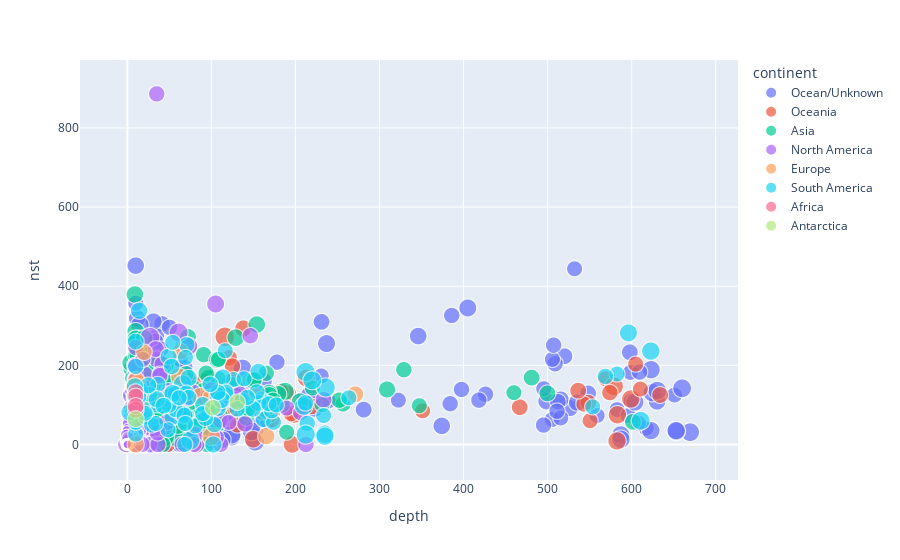

The code cell stored with this chart in its notebook:
### Code cell
#Showing the realtionship between the depth of the activity and the nst with the 
#Continent as the colours.
fig = px.scatter(df, x="depth", y="nst", color='continent', size= 'magnitude')
fig.show()

### Figure 1 — Plotly figure (JSON) as saved in the notebook; plotly's stock layout.template omitted (floating-point values rounded to 4 significant figures; data arrays with more than 128 entries replaced by an {"elided": "..."} marker saying what was removed)
{"data": [{"hovertemplate": "continent=Ocean/Unknown<br>depth=%{x}<br>nst=%{y}<br>magnitude=%{marker.size}<extra></extra>", "legendgroup": "Ocean/Unknown", "marker": {"color": "#636efa", "size": {"elided": "949 float values"}, "sizemode": "area", "sizeref": 0.0195, "symbol": "circle"}, "mode": "markers", "name": "Ocean/Unknown", "showlegend": true, "type": "scattergl", "x": {"elided": "949 float values"}, "xaxis": "x", "y": {"elided": "949 int values"}, "yaxis": "y"}, {"hovertemplate": "continent=Oceania<br>depth=%{x}<br>nst=%{y}<br>magnitude=%{marker.size}<extra></extra>", "legendgroup": "Oceania", "marker": {"color": "#EF553B", "size": {"elided": "190 float values"}, "sizemode": "area", "sizeref": 0.0195, "symbol": "circle"}, "mode": "markers", "name": "Oceania", "showlegend": true, "type": "scattergl", "x": {"elided": "190 float values"}, "xaxis": "x", "y": {"elided": "190 int values"}, "yaxis": "y"}, {"hovertemplate": "continent=Asia<br>depth=%{x}<br>nst=%{y}<br>magnitude=%{marker.size}<extra></extra>", "legendgroup": "Asia", "marker": {"color": "#00cc96", "size": {"elided": "399 float values"}, "sizemode": "area", "sizeref": 0.0195, "symbol": "circle"}, "mode": "markers", "name": "Asia", "showlegend": true, "type": "scattergl", "x": {"elided": "399 float values"}, "xaxis": "x", "y": {"elided": "399 int values"}, "yaxis": "y"}, {"hovertemplate": "continent=North America<br>depth=%{x}<br>nst=%{y}<br>magnitude=%{marker.size}<extra></extra>", "legendgroup": "North America", "marker": {"color": "#ab63fa", "size": {"elided": "3152 float values"}, "sizemode": "area", "sizeref": 0.0195, "symbol": "circle"}, "mode": "markers", "name": "North America", "showlegend": true, "type": "scattergl", "x": {"elided": "3152 float values"}, "xaxis": "x", "y": {"elided": "3152 int values"}, "yaxis": "y"}, {"hovertemplate": "continent=Europe<br>depth=%{x}<br>nst=%{y}<br>magnitude=%{marker.size}<extra></extra>", "legendgroup": "Europe", "marker": {"color": "#FFA15A", "size": [5.8, 6.7, 6.7, 5.1, 5.6, 5, 5.8, 5, 5.5, 5.1, 5.2, 5.5, 5, 5.6, 5.1, 5.5, 5.3, 5.5, 5.2, 5.3, 5.4, 5, 5.4, 5.7], "sizemode": "area", "sizeref": 0.0195, "symbol": "circle"}, "mode": "markers", "name": "Europe", "showlegend": true, "type": "scattergl", "x": [86.44, 99.7, 100, 10, 10, 10, 165.3, 13.14, 61.33, 35.71, 20.26, 63, 17.67, 8, 153.2, 271.2, 19.78, 10.48, 10, 8.819, 10.93, 10, 10, 10], "xaxis": "x", "y": [122, 20, 117, 77, 132, 114, 21, 156, 172, 111, 111, 235, 106, 147, 123, 127, 233, 163, 103, 122, 126, 125, 124, 0], "yaxis": "y"}, {"hovertemplate": "continent=South America<br>depth=%{x}<br>nst=%{y}<br>magnitude=%{marker.size}<extra></extra>", "legendgroup": "South America", "marker": {"color": "#19d3f3", "size": [5.1, 5.9, 5.1, 5.2, 5, 5.4, 6.5, 5.3, 5.6, 6.9, 6.8, 5, 5, 5.2, 5.1, 5.4, 5, 5, 5, 5.1, 5.2, 5.3, 5, 5.2, 5.5, 6.4, 6.8, 5, 5.5, 5.1, 5.1, 5.5, 5.1, 5.2, 5.3, 5, 5.5, 5.3, 5.2, 5.6, 5, 5, 5, 6.2, 5.7, 5.1, 5, 5, 5.1, 5.3, 5, 5.6, 5.1, 5.1, 5.8, 5.2, 5.2, 5.9, 5.1, 5, 5.1, 5, 5.2, 5.8, 5.4, 5, 5.4, 5.5, 5.3, 6.1, 6.2, 5.7, 5.7, 5.3, 5, 5, 5.5, 5.1, 5.7, 5.1, 5.1, 5.1, 6.5, 5.3, 5.2, 5.5, 7.2, 7.2, 7.2, 5.5, 5.4, 5, 5.1, 6.8, 6.7, 6.7, 5.4, 5, 5.7, 5], "sizemode": "area", "sizeref": 0.0195, "symbol": "circle"}, "mode": "markers", "name": "South America", "showlegend": true, "type": "scattergl", "x": [553.6, 51.29, 233.5, 53.38, 6.319, 105.2, 210.0, 211.9, 65.05, 75, 65.84, 48.41, 10, 136.7, 103.6, 159.4, 161.8, 8.564, 35, 57.22, 10, 214.0, 173.9, 161.4, 68.02, 596.1, 610.7, 80.78, 49, 582.5, 126.3, 10, 96.22, 10.34, 70.72, 171.5, 156.0, 12.73, 10, 117, 10, 168.4, 138.9, 18, 22.16, 54.12, 89.71, 28.9, 36.32, 113.5, 33.66, 149.3, 26.38, 263.5, 15, 10, 8.685, 14, 177.2, 116.5, 108.0, 49.5, 130.7, 35, 57.38, 93.01, 117, 13, 107.0, 54, 112, 2.544, 73, 107.7, 69.03, 21.13, 24.94, 154.3, 9.03, 70.25, 73.2, 142.8, 622.7, 98.64, 10, 43, 236, 212.2, 212, 156, 52.73, 69.18, 61.54, 220, 235, 235, 568.7, 89.67, 102.3, 68.39], "xaxis": "x", "y": [95, 122, 73, 69, 83, 100, 97, 105, 78, 10, 152, 37, 26, 110, 50, 113, 63, 75, 100, 88, 86, 53, 56, 107, 73, 282, 60, 47, 222, 178, 164, 260, 85, 121, 252, 85, 105, 132, 112, 124, 56, 103, 166, 104, 71, 258, 101, 49, 152, 170, 53, 90, 127, 118, 136, 92, 123, 338, 100, 237, 91, 99, 90, 114, 128, 66, 132, 120, 125, 129, 113, 81, 168, 132, 53, 79, 149, 133, 147, 130, 119, 119, 236, 152, 197, 98, 144, 25, 183, 184, 197, 220, 118, 162, 26, 21, 172, 78, 0, 0], "yaxis": "y"}, {"hovertemplate": "continent=Africa<br>depth=%{x}<br>nst=%{y}<br>magnitude=%{marker.size}<extra></extra>", "legendgroup": "Africa", "marker": {"color": "#FF6692", "size": [5, 5.1, 5.5, 5.5], "sizemode": "area", "sizeref": 0.0195, "symbol": "circle"}, "mode": "markers", "name": "Africa", "showlegend": true, "type": "scattergl", "x": [10, 10, 10, 10], "xaxis": "x", "y": [133, 122, 88, 97], "yaxis": "y"}, {"hovertemplate": "continent=Antarctica<br>depth=%{x}<br>nst=%{y}<br>magnitude=%{marker.size}<extra></extra>", "legendgroup": "Antarctica", "marker": {"color": "#B6E880", "size": [5.2, 5.3, 5.5], "sizemode": "area", "sizeref": 0.0195, "symbol": "circle"}, "mode": "markers", "name": "Antarctica", "showlegend": true, "type": "scattergl", "x": [130.7, 101.7, 10], "xaxis": "x", "y": [107, 93, 64], "yaxis": "y"}], "layout": {"legend": {"itemsizing": "constant", "title": {"text": "continent"}, "tracegroupgap": 0}, "margin": {"t": 60}, "xaxis": {"anchor": "y", "domain": [0, 1], "title": {"text": "depth"}}, "yaxis": {"anchor": "x", "domain": [0, 1], "title": {"text": "nst"}}}}
